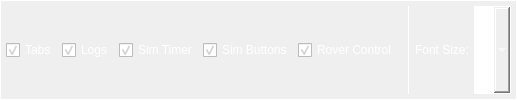
       <widget class="QFrame" name="display_checkbox_frame">
        <property name="sizePolicy">
         <sizepolicy hsizetype="Preferred" vsizetype="Fixed">
          <horstretch>0</horstretch>
          <verstretch>0</verstretch>
         </sizepolicy>
        </property>
        <property name="styleSheet">
         <string notr="true">color:rgb(255, 255, 255);</string>
        </property>
        <property name="frameShape">
         <enum>QFrame::Box</enum>
        </property>
        <property name="frameShadow">
         <enum>QFrame::Plain</enum>
        </property>
        <layout class="QHBoxLayout" name="horizontalLayout_12">
         <property name="spacing">
          <number>5</number>
         </property>
         <property name="leftMargin">
          <number>5</number>
         </property>
         <property name="topMargin">
          <number>5</number>
         </property>
         <property name="rightMargin">
          <number>5</number>
         </property>
         <property name="bottomMargin">
          <number>5</number>
         </property>
         <item>
          <spacer name="horizontalSpacer_3">
           <property name="orientation">
            <enum>Qt::Horizontal</enum>
           </property>
           <property name="sizeHint" stdset="0">
            <size>
             <width>0</width>
             <height>0</height>
            </size>
           </property>
          </spacer>
         </item>
         <item>
          <widget class="QCheckBox" name="tab_widget_display_checkbox">
           <property name="sizePolicy">
            <sizepolicy hsizetype="Preferred" vsizetype="Fixed">
             <horstretch>0</horstretch>
             <verstretch>0</verstretch>
            </sizepolicy>
           </property>
           <property name="styleSheet">
            <string notr="true">color:rgb(255, 255, 255);
font-size: 50%;</string>
           </property>
           <property name="text">
            <string>Tabs</string>
           </property>
           <property name="checked">
            <bool>true</bool>
           </property>
          </widget>
         </item>
         <item>
          <widget class="QCheckBox" name="log_tab_display_checkbox">
           <property name="sizePolicy">
            <sizepolicy hsizetype="Preferred" vsizetype="Fixed">
             <horstretch>0</horstretch>
             <verstretch>0</verstretch>
            </sizepolicy>
           </property>
           <property name="styleSheet">
            <string notr="true">color:rgb(255, 255, 255);</string>
           </property>
           <property name="text">
            <string>Logs</string>
           </property>
           <property name="checked">
            <bool>true</bool>
           </property>
          </widget>
         </item>
         <item>
          <widget class="QCheckBox" name="sim_timer_status_display_checkbox">
           <property name="sizePolicy">
            <sizepolicy hsizetype="Preferred" vsizetype="Fixed">
             <horstretch>0</horstretch>
             <verstretch>0</verstretch>
            </sizepolicy>
           </property>
           <property name="styleSheet">
            <string notr="true">color:rgb(255, 255, 255);</string>
           </property>
           <property name="text">
            <string>Sim Timer</string>
           </property>
           <property name="checked">
            <bool>true</bool>
           </property>
          </widget>
         </item>
         <item>
          <widget class="QCheckBox" name="sim_buttons_display_checkbox">
           <property name="sizePolicy">
            <sizepolicy hsizetype="Preferred" vsizetype="Fixed">
             <horstretch>0</horstretch>
             <verstretch>0</verstretch>
            </sizepolicy>
           </property>
           <property name="styleSheet">
            <string notr="true">color:rgb(255, 255, 255);</string>
           </property>
           <property name="text">
            <string>Sim Buttons</string>
           </property>
           <property name="checked">
            <bool>true</bool>
           </property>
          </widget>
         </item>
         <item>
          <widget class="QCheckBox" name="rover_controls_display_checkbox">
           <property name="sizePolicy">
            <sizepolicy hsizetype="Preferred" vsizetype="Fixed">
             <horstretch>0</horstretch>
             <verstretch>0</verstretch>
            </sizepolicy>
           </property>
           <property name="styleSheet">
            <string notr="true">color:rgb(255, 255, 255);</string>
           </property>
           <property name="text">
            <string>Rover Control</string>
           </property>
           <property name="checked">
            <bool>true</bool>
           </property>
          </widget>
         </item>
         <item>
          <spacer name="horizontalSpacer_9">
           <property name="orientation">
            <enum>Qt::Horizontal</enum>
           </property>
           <property name="sizeType">
            <enum>QSizePolicy::Minimum</enum>
           </property>
           <property name="sizeHint" stdset="0">
            <size>
             <width>5</width>
             <height>0</height>
            </size>
           </property>
          </spacer>
         </item>
         <item>
          <widget class="Line" name="line">
           <property name="styleSheet">
            <string notr="true">color:rgb(255, 255, 255);</string>
           </property>
           <property name="frameShadow">
            <enum>QFrame::Plain</enum>
           </property>
           <property name="orientation">
            <enum>Qt::Vertical</enum>
           </property>
          </widget>
         </item>
         <item>
          <widget class="QLabel" name="font_size_label">
           <property name="styleSheet">
            <string notr="true">color:rgb(255, 255, 255);</string>
           </property>
           <property name="text">
            <string>Font Size:</string>
           </property>
           <property name="margin">
            <number>0</number>
           </property>
          </widget>
         </item>
         <item>
          <widget class="QComboBox" name="font_size_combobox">
           <property name="sizePolicy">
            <sizepolicy hsizetype="Preferred" vsizetype="Preferred">
             <horstretch>0</horstretch>
             <verstretch>0</verstretch>
            </sizepolicy>
           </property>
           <property name="focusPolicy">
            <enum>Qt::NoFocus</enum>
           </property>
           <property name="styleSheet">
            <string notr="true">color: rgb(255, 255, 255);
border-color: rgb(255, 255, 255);
border: 1px solid white;
padding: 1px 0px 1px 3px; /*This makes text colour work*/
</string>
           </property>
           <property name="currentText">
            <string>15</string>
           </property>
           <property name="currentIndex">
            <number>10</number>
           </property>
           <property name="maxVisibleItems">
            <number>5</number>
           </property>
           <property name="iconSize">
            <size>
             <width>0</width>
             <height>0</height>
            </size>
           </property>
           <item>
            <property name="text">
             <string>5</string>
            </property>
           </item>
           <item>
            <property name="text">
             <string>6</string>
            </property>
           </item>
           <item>
            <property name="text">
             <string>7</string>
            </property>
           </item>
           <item>
            <property name="text">
             <string>8</string>
            </property>
           </item>
           <item>
            <property name="text">
             <string>9</string>
            </property>
           </item>
           <item>
            <property name="text">
             <string>10</string>
            </property>
           </item>
           <item>
            <property name="text">
             <string>11</string>
            </property>
           </item>
           <item>
            <property name="text">
             <string>12</string>
            </property>
           </item>
           <item>
            <property name="text">
             <string>13</string>
            </property>
           </item>
           <item>
            <property name="text">
             <string>14</string>
            </property>
           </item>
           <item>
            <property name="text">
             <string>15</string>
            </property>
           </item>
           <item>
            <property name="text">
             <string>16</string>
            </property>
           </item>
           <item>
            <property name="text">
             <string>17</string>
            </property>
           </item>
           <item>
            <property name="text">
             <string>18</string>
            </property>
           </item>
           <item>
            <property name="text">
             <string>19</string>
            </property>
           </item>
           <item>
            <property name="text">
             <string>20</string>
            </property>
           </item>
           <item>
            <property name="text">
             <string>21</string>
            </property>
           </item>
           <item>
            <property name="text">
             <string>22</string>
            </property>
           </item>
           <item>
            <property name="text">
             <string>23</string>
            </property>
           </item>
           <item>
            <property name="text">
             <string>24</string>
            </property>
           </item>
           <item>
            <property name="text">
             <string>25</string>
            </property>
           </item>
           <item>
            <property name="text">
             <string>26</string>
            </property>
           </item>
           <item>
            <property name="text">
             <string>27</string>
            </property>
           </item>
           <item>
            <property name="text">
             <string>28</string>
            </property>
           </item>
           <item>
            <property name="text">
             <string>29</string>
            </property>
           </item>
           <item>
            <property name="text">
             <string>30</string>
            </property>
           </item>
           <item>
            <property name="text">
             <string>31</string>
            </property>
           </item>
           <item>
            <property name="text">
             <string>32</string>
            </property>
           </item>
           <item>
            <property name="text">
             <string>33</string>
            </property>
           </item>
           <item>
            <property name="text">
             <string>34</string>
            </property>
           </item>
           <item>
            <property name="text">
             <string>35</string>
            </property>
           </item>
           <item>
            <property name="text">
             <string>36</string>
            </property>
           </item>
           <item>
            <property name="text">
             <string>37</string>
            </property>
           </item>
           <item>
            <property name="text">
             <string>38</string>
            </property>
           </item>
           <item>
            <property name="text">
             <string>39</string>
            </property>
           </item>
           <item>
            <property name="text">
             <string>40</string>
            </property>
           </item>
           <item>
            <property name="text">
             <string>41</string>
            </property>
           </item>
           <item>
            <property name="text">
             <string>42</string>
            </property>
           </item>
           <item>
            <property name="text">
             <string>43</string>
            </property>
           </item>
           <item>
            <property name="text">
             <string>44</string>
            </property>
           </item>
           <item>
            <property name="text">
             <string>45</string>
            </property>
           </item>
          </widget>
         </item>
         <item>
          <spacer name="horizontalSpacer_4">
           <property name="orientation">
            <enum>Qt::Horizontal</enum>
           </property>
           <property name="sizeHint" stdset="0">
            <size>
             <width>0</width>
             <height>0</height>
            </size>
           </property>
          </spacer>
         </item>
        </layout>
       </widget>
